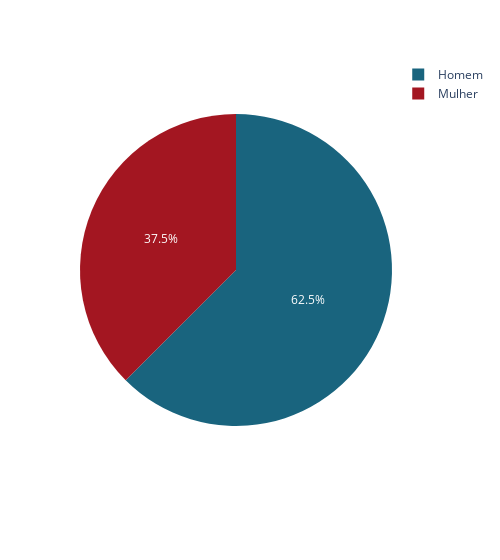

Notebook code for this chart:
### Markdown cell above
Aqui podemos observar que, dos pacientes falecidos, os homens são os que mais acabaram morrendo durante o acompanhamento

### Code cell
graph_df = tmp.loc[tmp['DEATH_EVENT'] == 'Faleceu']
fig = px.pie(graph_df, names='sex', width=500, 
             color_discrete_sequence=['#19647E', '#A31621'])
fig.show()

### Figure 1 — Plotly figure (JSON) as saved in the notebook; plotly's stock layout.template omitted (floating-point values rounded to 4 significant figures)
{"data": [{"domain": {"x": [0, 1], "y": [0, 1]}, "hovertemplate": "sex=%{label}<extra></extra>", "labels": ["Homem", "Homem", "Homem", "Homem", "Homem", "Mulher", "Homem", "Homem", "Homem", "Homem", "Homem", "Homem", "Mulher", "Mulher", "Mulher", "Homem", "Mulher", "Homem", "Mulher", "Homem", "Homem", "Homem", "Mulher", "Homem", "Homem", "Mulher", "Homem", "Mulher", "Homem", "Mulher", "Homem", "Homem", "Mulher", "Homem", "Mulher", "Mulher", "Mulher", "Homem", "Homem", "Mulher", "Homem", "Mulher", "Homem", "Mulher", "Homem", "Homem", "Mulher", "Mulher", "Homem", "Homem", "Mulher", "Mulher", "Mulher", "Homem", "Homem", "Homem", "Mulher", "Mulher", "Homem", "Homem", "Homem", "Homem", "Homem", "Homem", "Mulher", "Homem", "Homem", "Mulher", "Homem", "Mulher", "Homem", "Homem"], "legendgroup": "", "name": "", "showlegend": true, "type": "pie"}], "layout": {"legend": {"tracegroupgap": 0}, "margin": {"t": 60}, "piecolorway": ["#19647E", "#A31621"], "width": 500}}
